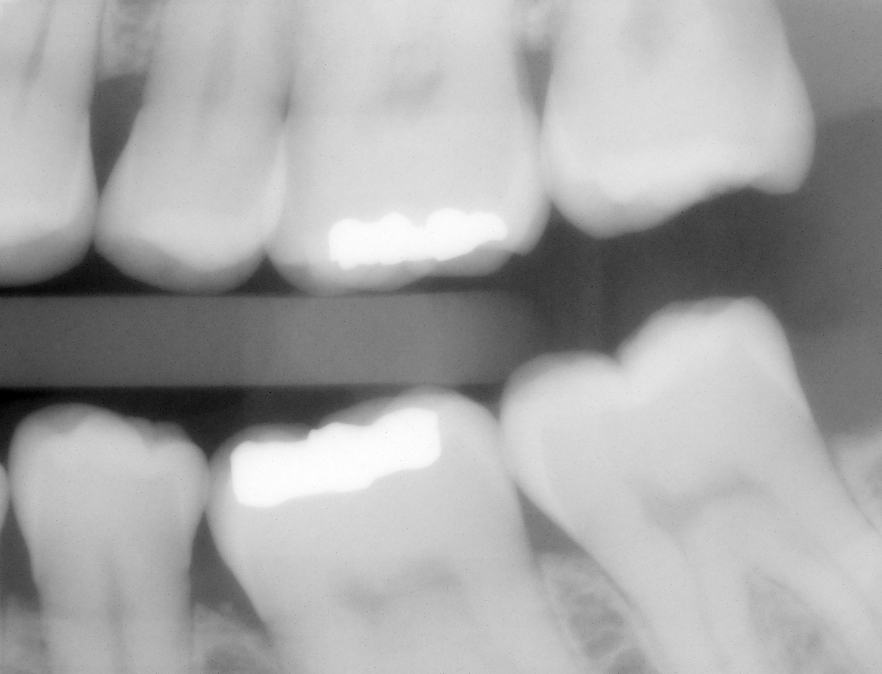
#> input picture Ek/Fig0234(a)(dental_xray).jpg, 882 x 674 px, found by its file name
$ python masking.py
#> lines starting #> are read from the running program, lines starting #| are printed output that depends on the picture
from PIL import Image
import numpy as np
import os

#iki resmi aç
dental_xray = Image.open(r'C:\Users\DELL\Desktop\202213171807-Ayşenur Eskin\Ek\Fig0234(a)(dental_xray).jpg')
#> dental_xray is the input picture: PIL image 882x674 L; min 0, max 255, mean 166.8
dental_xray_mask = Image.open(r'C:\Users\DELL\Desktop\202213171807-Ayşenur Eskin\Ek\Fig0234(b)(dental_xray_mask).jpg')
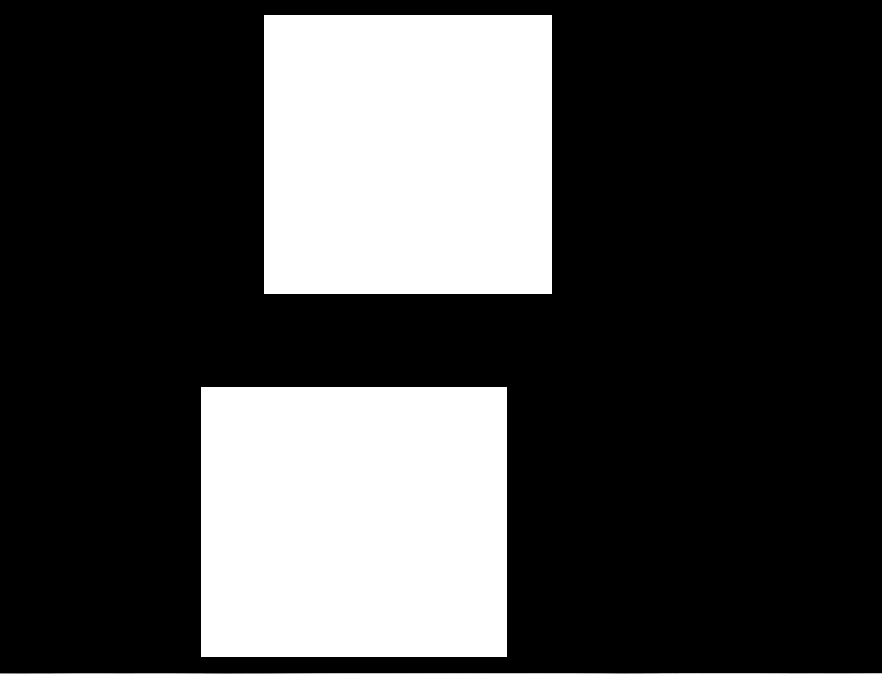
#> input picture Ek/Fig0234(b)(dental_xray_mask).jpg, 882 x 674 px, found by its file name
#> dental_xray_mask is the input picture: PIL image 882x674 L; min 0, max 255, mean 70.2


if os.path.exists(r'C:\Users\DELL\Desktop\202213171807-Ayşenur Eskin\Ek\Fig0234(a)(dental_xray).jpg') and os.path.exists(r'C:\Users\DELL\Desktop\202213171807-Ayşenur Eskin\Ek\Fig0234(b)(dental_xray_mask).jpg'):
    print("Dosyalar bulundu!")
else:
    print("Dosyalar bulunamadı!")

# iki resimi birbiriyle çarpa
def resim_carpimi(resim_a, resim_b):
    #önce numpy dizisine çevir
    dental_xray = np.array(resim_a)
    dental_xray_mask_np = np.array(resim_b)

     #iki resmi çarpıyorum
    masked_resim_np = np.clip(dental_xray * dental_xray_mask_np, 0, 255)
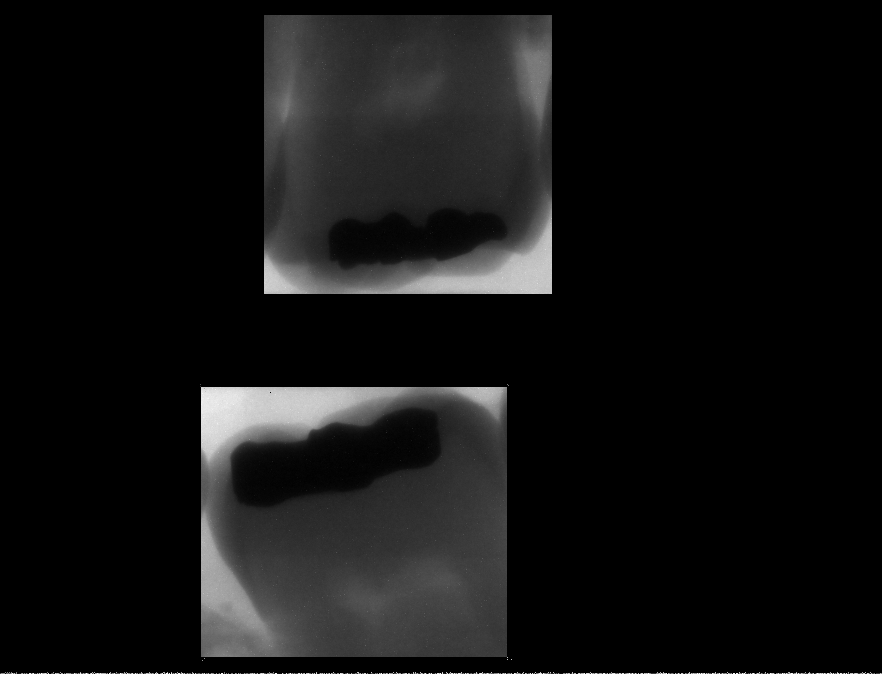
#> masked_resim_np: shape (674, 882); min 0, max 255, mean 18.5

    # maskelenmiş resmi geri döndür
    return Image.fromarray(masked_resim_np.astype(np.uint8))

# fonksiyonu çağır
cikis_dental_xray = resim_carpimi(dental_xray, dental_xray_mask)

# resmi kaydettt
cikis_dental_xray.save(r'C:\Users\DELL\Desktop\202213171807-Ayşenur Eskin\Ek\Fig0230(c)(dental_xray_masked).jpg')
